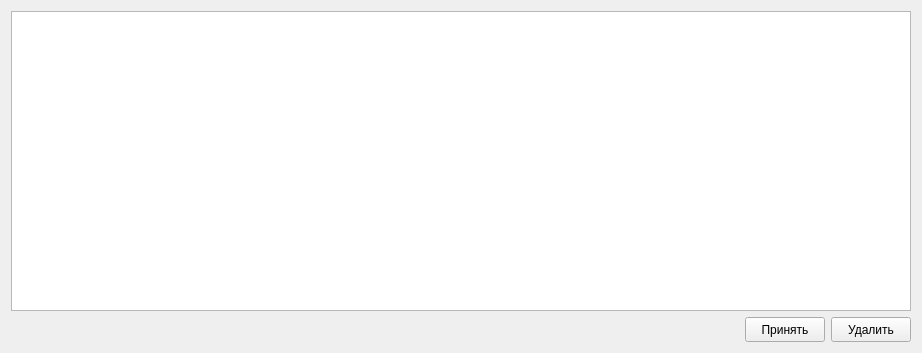
<?xml version="1.0" encoding="UTF-8"?>
<ui version="4.0">
 <class>WidgetSelectDiesel</class>
 <widget class="QWidget" name="WidgetSelectDiesel">
  <property name="geometry">
   <rect>
    <x>0</x>
    <y>0</y>
    <width>918</width>
    <height>351</height>
   </rect>
  </property>
  <property name="windowTitle">
   <string>Выбор дизеля</string>
  </property>
  <layout class="QVBoxLayout" name="verticalLayout">
   <item>
    <widget class="QTableWidget" name="tableWidget">
     <property name="minimumSize">
      <size>
       <width>900</width>
       <height>300</height>
      </size>
     </property>
     <property name="maximumSize">
      <size>
       <width>16777215</width>
       <height>16777215</height>
      </size>
     </property>
     <property name="editTriggers">
      <set>QAbstractItemView::NoEditTriggers</set>
     </property>
    </widget>
   </item>
   <item>
    <layout class="QHBoxLayout" name="horizontalLayout">
     <item>
      <spacer name="horizontalSpacer">
       <property name="orientation">
        <enum>Qt::Horizontal</enum>
       </property>
       <property name="sizeHint" stdset="0">
        <size>
         <width>40</width>
         <height>20</height>
        </size>
       </property>
      </spacer>
     </item>
     <item>
      <widget class="QPushButton" name="acceptButton">
       <property name="minimumSize">
        <size>
         <width>70</width>
         <height>25</height>
        </size>
       </property>
       <property name="maximumSize">
        <size>
         <width>90</width>
         <height>25</height>
        </size>
       </property>
       <property name="text">
        <string>Принять</string>
       </property>
      </widget>
     </item>
     <item>
      <widget class="QPushButton" name="deleteButton">
       <property name="minimumSize">
        <size>
         <width>70</width>
         <height>25</height>
        </size>
       </property>
       <property name="maximumSize">
        <size>
         <width>90</width>
         <height>25</height>
        </size>
       </property>
       <property name="text">
        <string>Удалить</string>
       </property>
      </widget>
     </item>
    </layout>
   </item>
  </layout>
 </widget>
 <resources/>
 <connections/>
</ui>
